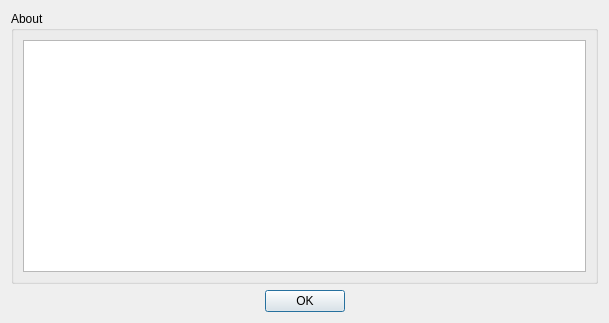
<?xml version="1.0" encoding="UTF-8"?>
<ui version="4.0">
 <class>Form</class>
 <widget class="QWidget" name="Form">
  <property name="geometry">
   <rect>
    <x>0</x>
    <y>0</y>
    <width>609</width>
    <height>323</height>
   </rect>
  </property>
  <property name="windowTitle">
   <string>About</string>
  </property>
  <layout class="QGridLayout" name="gridLayout_2">
   <item row="0" column="0">
    <layout class="QGridLayout" name="gridLayout">
     <item row="1" column="0">
      <widget class="QDialogButtonBox" name="buttonBox">
       <property name="standardButtons">
        <set>QDialogButtonBox::Ok</set>
       </property>
       <property name="centerButtons">
        <bool>true</bool>
       </property>
      </widget>
     </item>
     <item row="0" column="0">
      <widget class="QGroupBox" name="groupBox">
       <property name="title">
        <string>About</string>
       </property>
       <layout class="QGridLayout" name="gridLayout_4">
        <item row="0" column="0">
         <layout class="QGridLayout" name="gridLayout_3">
          <item row="0" column="0">
           <widget class="QTextBrowser" name="textBrowser"/>
          </item>
         </layout>
        </item>
       </layout>
      </widget>
     </item>
    </layout>
   </item>
  </layout>
 </widget>
 <resources/>
 <connections/>
</ui>
